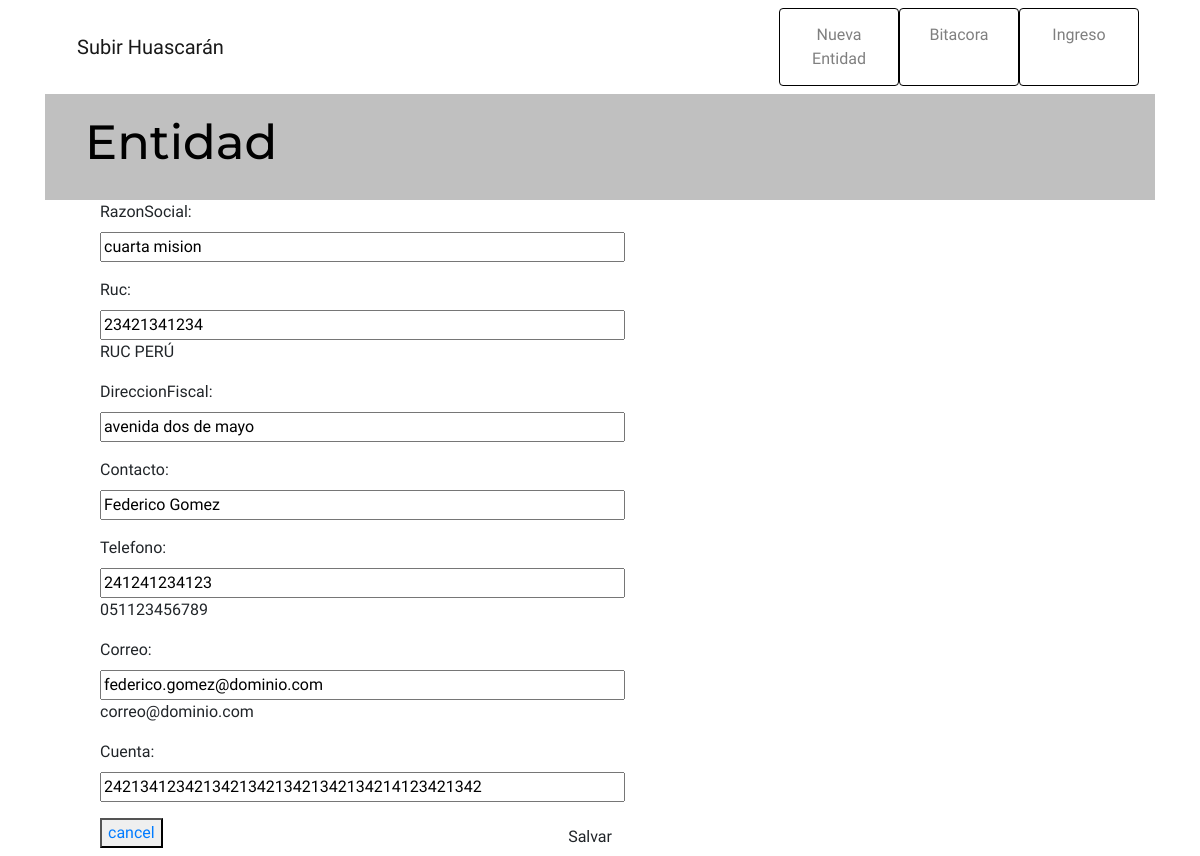
/entidad/4/edit/, run on the app's committed database.
### gestion/models.py (models this page shows)
class Entidad(models.Model):
	razonSocial = models.CharField(max_length=100)
	ruc = models.CharField(help_text="RUC PERÚ", max_length=11, validators=[int_list_validator(sep=''),MinLengthValidator(11),])
	direccionFiscal =models.CharField(max_length=100)
	contacto = models.CharField(max_length=100)
	telefono = models.CharField(help_text="051123456789", max_length=12, validators=[int_list_validator(sep=''),MinLengthValidator(12),])
	correo = models.EmailField(max_length=254, help_text='correo@dominio.com', unique=True)
	cuenta = models.CharField(max_length=42)

### gestion/views.py (the view)
# urls.py: path('entidad/<int:pk>/edit/', views.entidad_edit, name='entidad_edit'),
def entidad_edit(request, pk):
    entidad = get_object_or_404(Entidad, pk=pk)
    if request.method == "POST":
        form = EntidadForm(request.POST, instance=entidad)
        if form.is_valid():
            entidad = form.save(commit=False)
            entidad.save()
            return redirect('entidad_detail', pk=entidad.pk)
    else:
        form = EntidadForm(instance=entidad)
    return render(request, 'gestion/entidad_edit.html', {'form': form})

### gestion/forms.py
class EntidadForm(forms.ModelForm):
    class Meta:
        model = Entidad
        fields = ('razonSocial', 'ruc','direccionFiscal','contacto','telefono','correo','cuenta',)

### gestion/templates/gestion/entidad_edit.html
{% extends 'gestion/base.html' %}
{% block title %}Entidad{% endblock %}
{% block content %}
<form method="POST" class="entidad-form">{% csrf_token %}
    {{ form.as_p }}
    <button type="submit" class="save btn btn-default">Salvar</button>
</form>
<button><a href="/">cancel</a></button>
{% endblock %}

### gestion/static/css/gestion.css (style rules this page uses)
body { font-family: 'Pontano Sans', sans-serif; }
.save { float: right; }
.entidad-form textarea, .entidad-form input { width: 100%; }

### data on the page
Entidad: razonSocial "cuarta mision", ruc "23421341234", direccionFiscal "avenida dos de mayo", contacto "Federico Gomez", telefono "241241234123", correo "federico.gomez@dominio.com", cuenta "242134123421342134213421342134214123421342"
